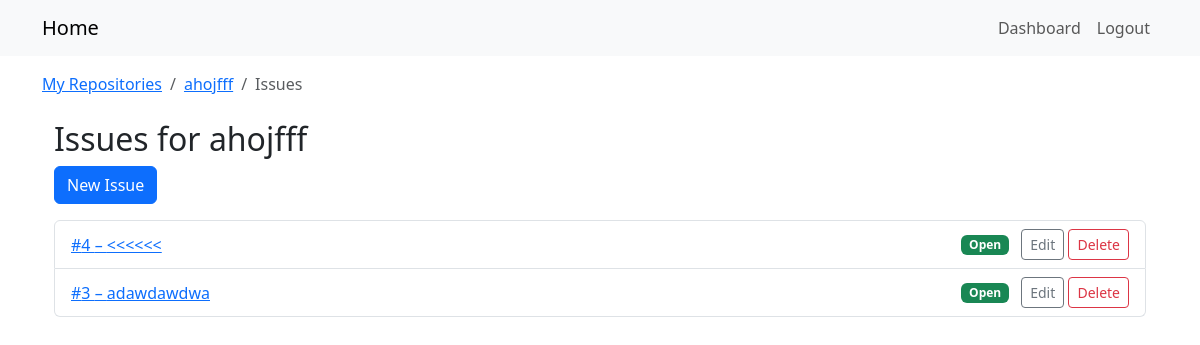
Screenshot of /repos/2/issues/ (signed in) with the database file from the repository.
### repos_app/models.py (models this page shows, shortened)
class Repository(models.Model):
    owner = models.ForeignKey(User, on_delete=models.CASCADE, related_name='repositories')
    name = models.CharField(max_length=120)
    description = models.TextField(blank=True)
    is_private = models.BooleanField(default=False)
    created_at = models.DateTimeField(auto_now_add=True)
    class Meta:
        unique_together = ('owner', 'name')

class Issue(models.Model):
    repository  = models.ForeignKey(Repository, on_delete=models.CASCADE, related_name='issues')
    author      = models.ForeignKey(User,       on_delete=models.CASCADE, related_name='issues')
    title       = models.CharField(max_length=200)
    description = models.TextField(blank=True)
    is_open     = models.BooleanField(default=True)
    labels      = models.ManyToManyField(Label, blank=True, related_name='issues')
    created_at  = models.DateTimeField(auto_now_add=True)
    updated_at  = models.DateTimeField(auto_now=True)

### repos_app/views.py (the view)
@login_required
def issue_list(request, repo_pk):
    repo = get_object_or_404(
        Repository,
        pk=repo_pk,
        owner=request.user
    )
    issues = repo.issues.order_by('-created_at')
    return render(request, 'repos_app/issue_list.html', {
        'repo': repo,
        'issues': issues,
    })

### templates/repos_app/issue_list.html
{% extends "base.html" %}
{% block breadcrumbs %}
<nav aria-label="breadcrumb">
  <ol class="breadcrumb mb-0">
    <li class="breadcrumb-item">
      <a href="{% url 'repos_app:repo_list' %}">My Repositories</a>
    </li>
    <li class="breadcrumb-item">
      <a href="{% url 'repos_app:repo_detail' repo.pk %}">{{ repo.name }}</a>
    </li>
    <li class="breadcrumb-item active" aria-current="page">Issues</li>
  </ol>
</nav>
{% endblock %}
{% block content %}
<div class="container mt-4">
  <h2>Issues for {{ repo.name }}</h2>
  <a class="btn btn-primary mb-3"
     href="{% url 'repos_app:issue_create' repo_pk=repo.pk %}">
    New Issue
  </a>
  <ul class="list-group">
    {% for issue in issues %}
      <li class="list-group-item d-flex justify-content-between align-items-center">
        <a href="{% url 'repos_app:issue_detail' repo_pk=repo.pk pk=issue.pk %}">
          #{{ issue.id }} – {{ issue.title }}
        </a>
        <span>
          {% if issue.is_open %}
            <span class="badge bg-success me-2">Open</span>
          {% else %}
            <span class="badge bg-secondary me-2">Closed</span>
          {% endif %}
          <a class="btn btn-sm btn-outline-secondary"
             href="{% url 'repos_app:issue_update' repo_pk=repo.pk pk=issue.pk %}">
            Edit
          </a>
          <a class="btn btn-sm btn-outline-danger"
             href="{% url 'repos_app:issue_delete' repo_pk=repo.pk pk=issue.pk %}">
            Delete
          </a>
        </span>
      </li>
    {% empty %}
      <li class="list-group-item">No issues yet</li>
    {% endfor %}
  </ul>
</div>
{% endblock %}

### rows the page displays
Repository: name "ahojfff"
Issue: id "4", title "<<<<<<", is_open "Open"
Issue: id "3", title "adawdawdwa", is_open "Open"
